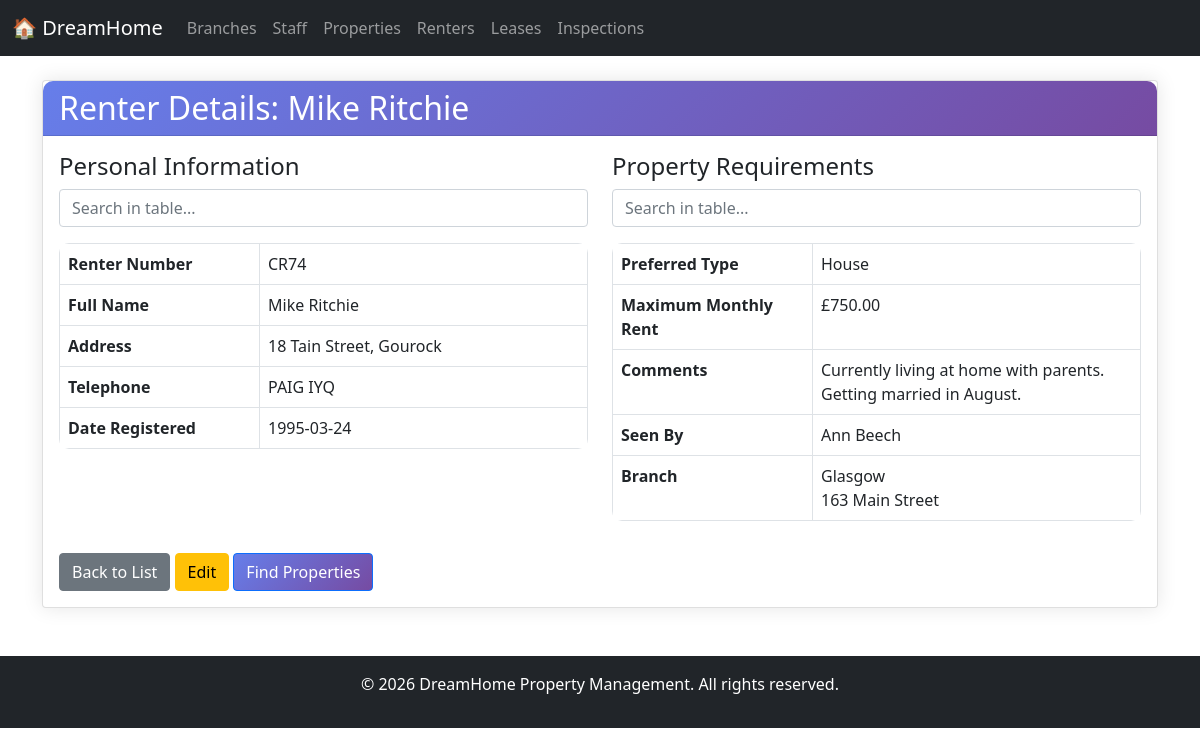
The app's page /dreamhome/pages/renters/view.php?renter_no=CR74 with its own data.
### tables this page shows
CREATE TABLE `renter` (
  `renter_no` varchar(5) NOT NULL,
  `first_name` varchar(30) DEFAULT NULL,
  `last_name` varchar(30) DEFAULT NULL,
  `address` varchar(100) DEFAULT NULL,
  `telephone` varchar(15) DEFAULT NULL,
  `preferred_property_type` varchar(20) DEFAULT NULL,
  `max_monthly_rent` decimal(10,2) DEFAULT NULL,
  `comments` text DEFAULT NULL,
  `date_registered` date DEFAULT NULL,
  `seen_by_staff_no` varchar(5) DEFAULT NULL,
  `branch_no` varchar(5) DEFAULT NULL
);

CREATE TABLE `branch` (
  `branch_no` varchar(5) NOT NULL,
  `street` varchar(50) DEFAULT NULL,
  `area` varchar(50) DEFAULT NULL,
  `city` varchar(50) DEFAULT NULL,
  `postcode` varchar(10) DEFAULT NULL,
  `telephone` varchar(15) DEFAULT NULL,
  `fax` varchar(15) DEFAULT NULL
);

### dreamhome/pages/renters/view.php (the view, shortened to what this page needs)
<?php
include '../../includes/header.php';
$database = new Database();
$db = $database->getConnection();
$renter_no = $_GET['renter_no'];
$sql = "SELECT r.*, CONCAT(s.first_name, ' ', s.last_name) as seen_by,
        b.city as branch_city, b.street as branch_street
        FROM Renter r
        LEFT JOIN Staff s ON r.seen_by_staff_no = s.staff_no
        LEFT JOIN Branch b ON r.branch_no = b.branch_no
        WHERE r.renter_no = :renter_no";
$stmt = $db->prepare($sql);
$stmt->bindParam(':renter_no', $renter_no);
$stmt->execute();
$renter = $stmt->fetch(PDO::FETCH_ASSOC);
?>
<div class="card">
    <div class="card-header">
        <h2 class="mb-0">Renter Details: <?php echo $renter['first_name'] . ' ' . $renter['last_name']; ?></h2>
    </div>
    <div class="card-body">
        <div class="row">
            <div class="col-md-6">
                <h4>Personal Information</h4>
                <table class="table table-bordered">
                    <tr><th width="200">Renter Number</th><td><?php echo $renter['renter_no']; ?></td></tr>
                    <tr><th>Full Name</th><td><?php echo $renter['first_name'] . ' ' . $renter['last_name']; ?></td></tr>
                    <tr><th>Address</th><td><?php echo nl2br($renter['address']); ?></td></tr>
                    <tr><th>Telephone</th><td><?php echo $renter['telephone']; ?></td></tr>
                    <tr><th>Date Registered</th><td><?php echo $renter['date_registered']; ?></td></tr>
                </table>
            </div>
            <div class="col-md-6">
                <h4>Property Requirements</h4>
                <table class="table table-bordered">
                    <tr><th width="200">Preferred Type</th><td><?php echo $renter['preferred_property_type'] ?: 'Any'; ?></td></tr>
                    <tr><th>Maximum Monthly Rent</th><td>£<?php echo number_format($renter['max_monthly_rent'], 2); ?></td></tr>
                    <tr><th>Comments</th><td><?php echo nl2br($renter['comments']); ?></td></tr>
                    <tr><th>Seen By</th><td><?php echo $renter['seen_by']; ?></td></tr>
                    <tr><th>Branch</th><td><?php echo $renter['branch_city']; ?><br><?php echo $renter['branch_street']; ?></td></tr>
                </table>
            </div>
        </div>
        <div class="mt-3">
            <a href="index.php" class="btn btn-secondary">Back to List</a>
            <a href="edit.php?renter_no=<?php echo $renter['renter_no']; ?>" class="btn btn-warning">Edit</a>
            <a href="../properties/search.php?renter_no=<?php echo $renter['renter_no']; ?>" class="btn btn-primary">Find Properties</a>
        </div>
    </div>
</div>
<?php include '../../includes/footer.php'; ?>

### dreamhome/css/style.css (style rules this page uses)
body { background-color: #f8f9fa; font-family: 'Segoe UI', Tahoma, Geneva, Verdana, sans-serif; }
.card { border: none; border-radius: 10px; box-shadow: 0 0 20px rgba(0,0,0,0.1); margin-bottom: 20px; }
.card-header { background: linear-gradient(135deg, #667eea 0%, #764ba2 100%); color: white; border-radius: 10px 10px 0 0 !important; padding: 15px 20px; }
.table { background-color: white; border-radius: 10px; overflow: hidden; }
.btn-primary { background: linear-gradient(135deg, #667eea 0%, #764ba2 100%); border: none; padding: 10px 20px; }

### records on screen
renter: first_name "Mike", last_name "Ritchie", renter_no "CR74", address "18 Tain Street, Gourock", telephone "PAIG IYQ", date_registered "1995-03-24", preferred_property_type "House", max_monthly_rent "750.00", comments "Currently living at home with parents. Getting married in August.", branch_no.city "Glasgow", branch_no.street "163 Main Street"

### other values on screen
$renter['seen_by'] "Ann Beech"
